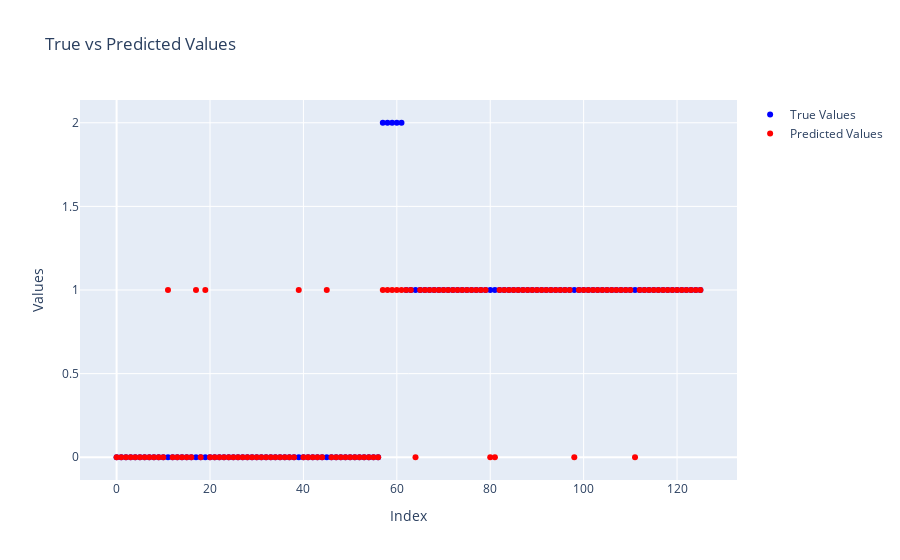

This figure's notebook cell:
### Code cell
# Call the function with appropriate data
true_vs_predicted_labels_plot(y_test_1, y_pred_knn)

### Figure 1 — Plotly figure (JSON) as saved in the notebook; plotly's stock layout.template omitted (floating-point values rounded to 4 significant figures)
{"data": [{"marker": {"color": "blue"}, "mode": "markers", "name": "True Values", "type": "scatter", "x": [0, 1, 2, 3, 4, 5, 6, 7, 8, 9, 10, 11, 12, 13, 14, 15, 16, 17, 18, 19, 20, 21, 22, 23, 24, 25, 26, 27, 28, 29, 30, 31, 32, 33, 34, 35, 36, 37, 38, 39, 40, 41, 42, 43, 44, 45, 46, 47, 48, 49, 50, 51, 52, 53, 54, 55, 56, 57, 58, 59, 60, 61, 62, 63, 64, 65, 66, 67, 68, 69, 70, 71, 72, 73, 74, 75, 76, 77, 78, 79, 80, 81, 82, 83, 84, 85, 86, 87, 88, 89, 90, 91, 92, 93, 94, 95, 96, 97, 98, 99, 100, 101, 102, 103, 104, 105, 106, 107, 108, 109, 110, 111, 112, 113, 114, 115, 116, 117, 118, 119, 120, 121, 122, 123, 124, 125], "y": [0, 0, 0, 0, 0, 0, 0, 0, 0, 0, 0, 0, 0, 0, 0, 0, 0, 0, 0, 0, 0, 0, 0, 0, 0, 0, 0, 0, 0, 0, 0, 0, 0, 0, 0, 0, 0, 0, 0, 0, 0, 0, 0, 0, 0, 0, 0, 0, 0, 0, 0, 0, 0, 0, 0, 0, 0, 2, 2, 2, 2, 2, 1, 1, 1, 1, 1, 1, 1, 1, 1, 1, 1, 1, 1, 1, 1, 1, 1, 1, 1, 1, 1, 1, 1, 1, 1, 1, 1, 1, 1, 1, 1, 1, 1, 1, 1, 1, 1, 1, 1, 1, 1, 1, 1, 1, 1, 1, 1, 1, 1, 1, 1, 1, 1, 1, 1, 1, 1, 1, 1, 1, 1, 1, 1, 1]}, {"marker": {"color": "red"}, "mode": "markers", "name": "Predicted Values", "type": "scatter", "x": [0, 1, 2, 3, 4, 5, 6, 7, 8, 9, 10, 11, 12, 13, 14, 15, 16, 17, 18, 19, 20, 21, 22, 23, 24, 25, 26, 27, 28, 29, 30, 31, 32, 33, 34, 35, 36, 37, 38, 39, 40, 41, 42, 43, 44, 45, 46, 47, 48, 49, 50, 51, 52, 53, 54, 55, 56, 57, 58, 59, 60, 61, 62, 63, 64, 65, 66, 67, 68, 69, 70, 71, 72, 73, 74, 75, 76, 77, 78, 79, 80, 81, 82, 83, 84, 85, 86, 87, 88, 89, 90, 91, 92, 93, 94, 95, 96, 97, 98, 99, 100, 101, 102, 103, 104, 105, 106, 107, 108, 109, 110, 111, 112, 113, 114, 115, 116, 117, 118, 119, 120, 121, 122, 123, 124, 125], "y": [0, 0, 0, 0, 0, 0, 0, 0, 0, 0, 0, 1, 0, 0, 0, 0, 0, 1, 0, 1, 0, 0, 0, 0, 0, 0, 0, 0, 0, 0, 0, 0, 0, 0, 0, 0, 0, 0, 0, 1, 0, 0, 0, 0, 0, 1, 0, 0, 0, 0, 0, 0, 0, 0, 0, 0, 0, 1, 1, 1, 1, 1, 1, 1, 0, 1, 1, 1, 1, 1, 1, 1, 1, 1, 1, 1, 1, 1, 1, 1, 0, 0, 1, 1, 1, 1, 1, 1, 1, 1, 1, 1, 1, 1, 1, 1, 1, 1, 0, 1, 1, 1, 1, 1, 1, 1, 1, 1, 1, 1, 1, 0, 1, 1, 1, 1, 1, 1, 1, 1, 1, 1, 1, 1, 1, 1]}], "layout": {"title": {"text": "True vs Predicted Values"}, "xaxis": {"title": {"text": "Index"}}, "yaxis": {"title": {"text": "Values"}}}}
